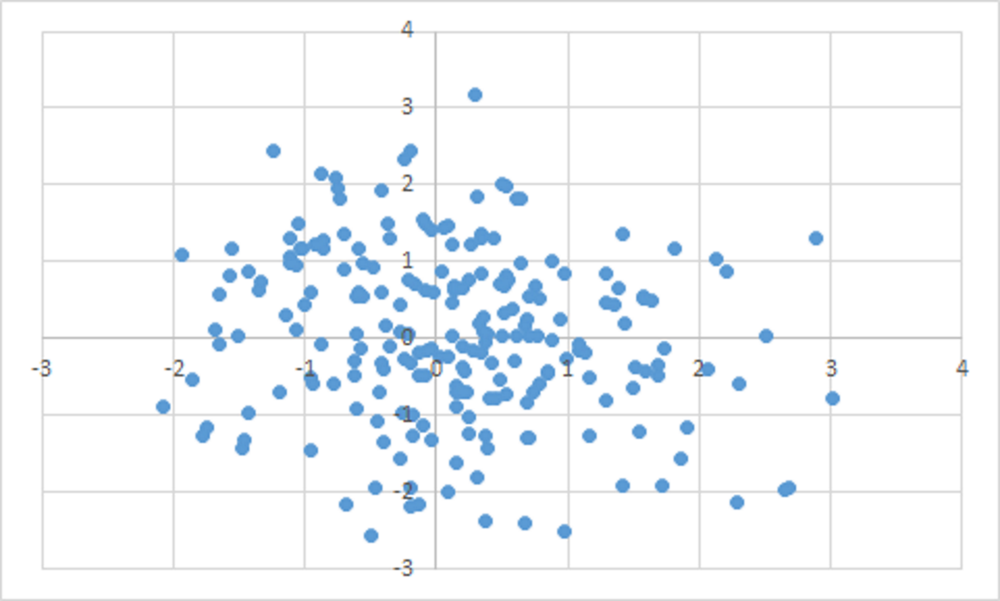
#> input picture Dots_big.png, 1000 x 601 px, shrunk from 1924 x 1156 before the run, found by its file name
$ jupyter execute FindDots.ipynb
#> lines starting #> are read from the running program, lines starting #| are printed output that depends on the picture
     Задача - найти количество точек на диаграмме.

Для решения была использована открытая библиотека компьютерного зрения и машинного обучения OpenCV.

Для начала опишим функцию, которая будет находить точки на диаграмме, подсчитывать их и рисовать круги, обозначая их

[cell 1]
import sys
import cv2 as cv
import numpy as np

# Parameters: file - file name, p1, p2 - parameters for the Hough_Gradient function, draw - 1 to draw the results
def main(file,p1,p2,draw=0):
    # load file, otherwise use default file
#> called with file = '', p1 = 300, p2 = 20, draw = 0
    default_file = 'dots_big.png'
    filename = file[0] if len(file) > 0 else default_file


    # Load an image in "src"
    src = cv.imread(cv.samples.findFile(filename), cv.IMREAD_COLOR)
#> src is the input picture: shape (601, 1000, 3); mean B, G, R 250.2, 247.2, 244

    # Check if the image loaded
    if src is None:
        print ('Error opening image!')
        return -1


    # Convert it to gray for better algorithm work
    gray = cv.cvtColor(src, cv.COLOR_BGR2GRAY)
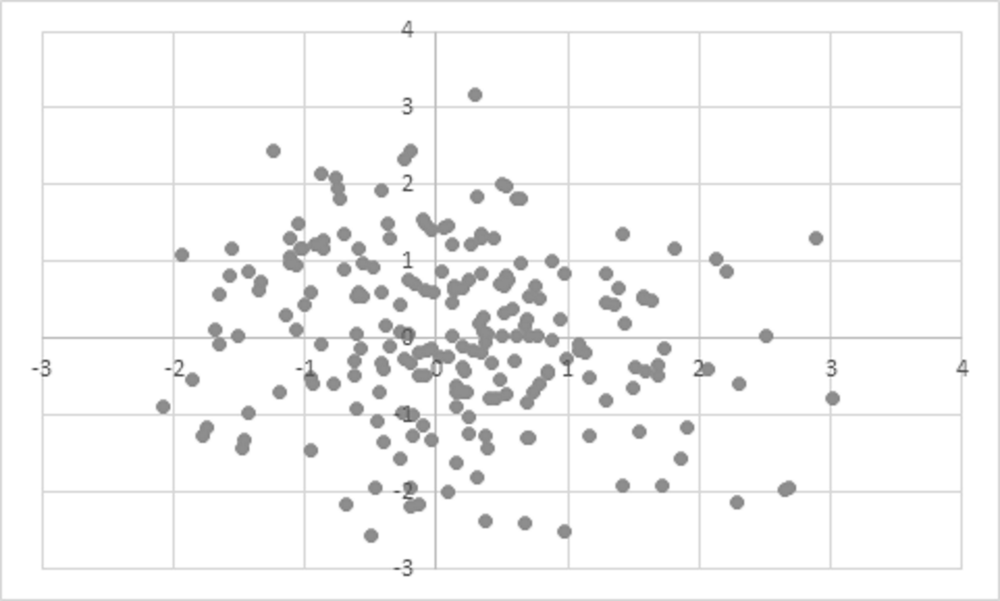
#> gray: shape (601, 1000); min 79, max 255, mean 246.6


    # Reduce the noise to avoid false circle detection
    # Might give bad results - the image is already blurred
    #gray = cv.medianBlur(gray, 5)

    #show resulting image
    #cv.imshow("detected circles", gray)
    #cv.waitKey(0)

    ## Perform cirlce search, using parameters given to the function
    #rows = gray.shape[0] #optional calculation of one parameter
    circles = cv.HoughCircles(gray, cv.HOUGH_GRADIENT, 1, 14,
                               param1=p1, param2=p2,
                               minRadius=12, maxRadius=15) # the dots have an approximat radius of 14 in this pciture
#> circles = None

    # draw the circles on the picture
    if circles is not None:
         # print number of circles
        print("Number of circles: "+ str(len(circles[0,:])))
        circles = np.uint16(np.around(circles))
        for i in circles[0, :]:
            center = (i[0], i[1])
            # circle center
            cv.circle(src, center, 1, (0, 100, 100), 3)
            # circle outline
            radius = i[2]
            cv.circle(src, center, radius, (255, 0, 255), 3)

            #print("radius: " + str(i[2])) # to check the resulting radius of found circles

    else:
        print("Number of circles: 0")


    #draw the result
    if draw == 1:
        cv.imshow("detected circles", src)
        cv.waitKey(0)

[cell 2]
main('',300,20)

Потом надо провести перебор параметров функции, чтобы определить наилучшие

[cell 3]
for x in range(1,100):
    print("X is "+str(x))
    main('',300,x)
#> call 2 of main, with file = '', p1 = 300, p2 = 1, draw = 0
#> in main (call 2), `circles = cv.HoughCircles(gray, cv.HOUGH_GRADIENT, 1, 14, param1=p1, p..`: circles = 546 rows, first 8: [401.5, 338.5, 14.4], [441.5, 350.5, 14.4], [472.5, 371.5, 14.4], [406.5, 419.5, 14.4], [424.5, 369.5, 14.4], [642.5, 349.5, 14.4], [421.5, 432.5, 14.4], [419.5, 277.5, 14.4]
#| Number of circles: 546
#> in main (call 2), `circles = np.uint16(np.around(circles))`: circles = 546 rows, first 8: [402, 338, 14], [442, 350, 14], [472, 372, 14], [406, 420, 14], [424, 370, 14], [642, 350, 14], [422, 432, 14], [420, 278, 14]
#> the loop in main (call 2), `for i in circles[0, :]:` made 546 passes
#> after the loop in main (call 2), `for i in circles[0, :]:`:
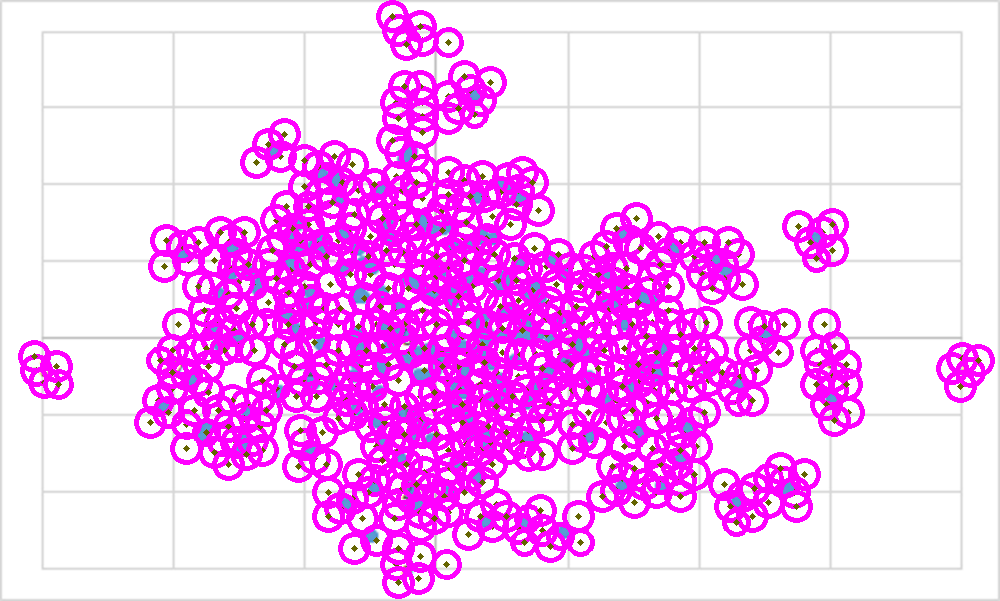
#> src: shape (601, 1000, 3); mean B, G, R 249.4, 185.1, 249.1
